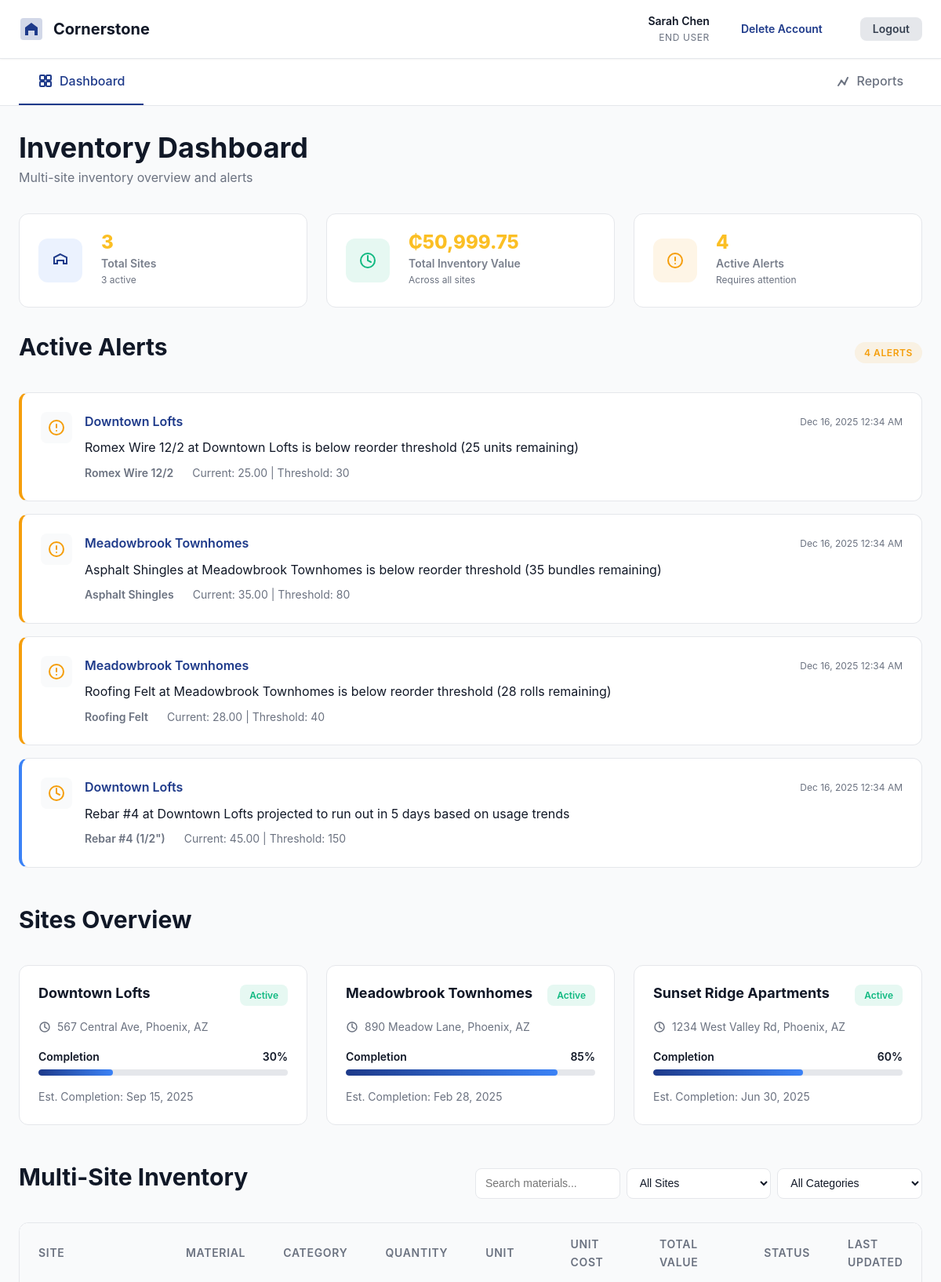
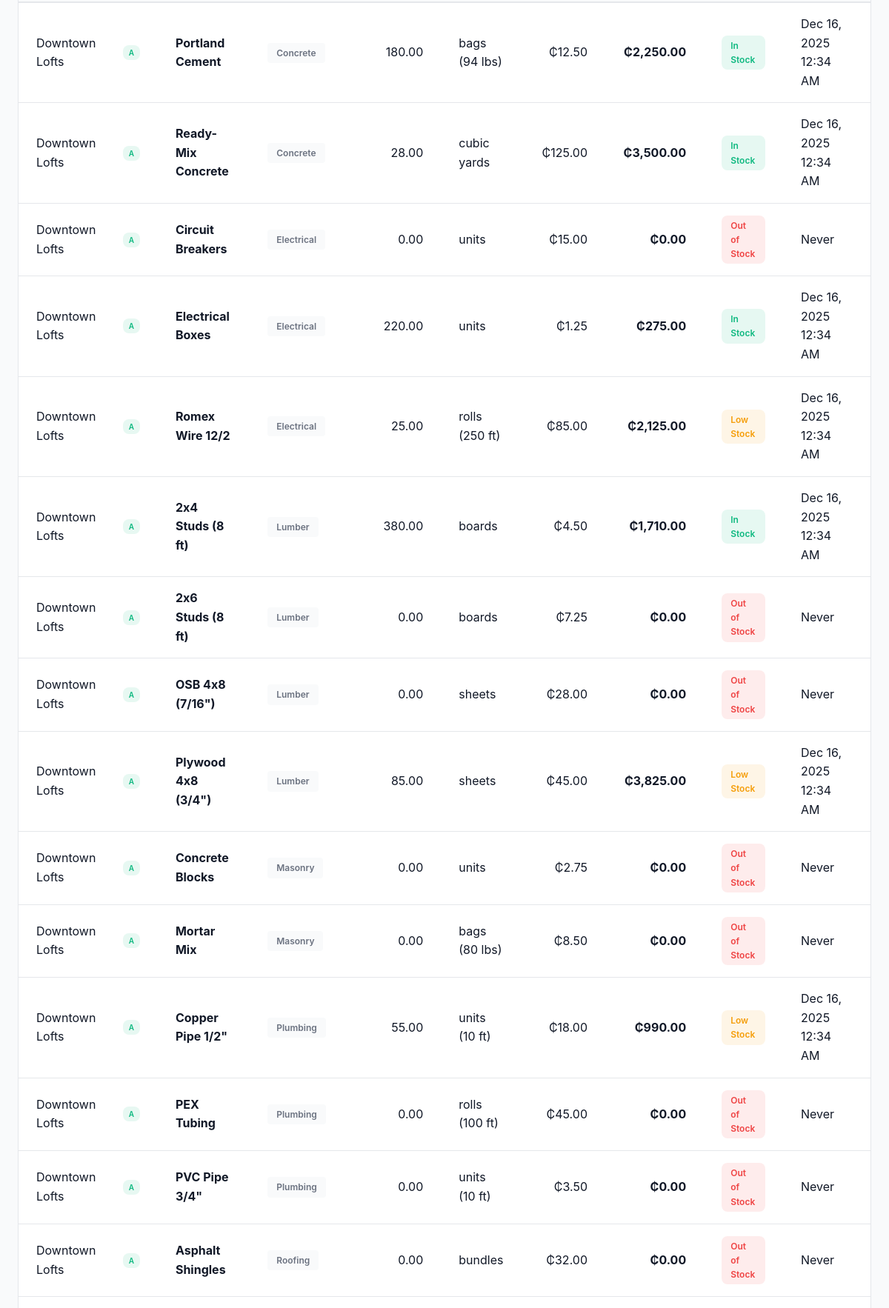
The app's page /dashboard.php (signed in, upper part) with its own data (2 pictures, top to bottom).
### tables this page shows
CREATE TABLE IF NOT EXISTS alerts (
    id INT AUTO_INCREMENT PRIMARY KEY,
    site_id INT NOT NULL,
    material_id INT NOT NULL,
    alert_type ENUM('low_stock', 'predictive_reorder', 'excess_stock') NOT NULL,
    message TEXT NOT NULL,
    is_resolved BOOLEAN DEFAULT FALSE,
    created_at TIMESTAMP DEFAULT CURRENT_TIMESTAMP,
    FOREIGN KEY (site_id) REFERENCES sites(id) ON DELETE CASCADE,
    FOREIGN KEY (material_id) REFERENCES materials(id) ON DELETE CASCADE,
    INDEX idx_is_resolved (is_resolved),
    INDEX idx_alert_type (alert_type),
    INDEX idx_site_id (site_id)
);

CREATE TABLE IF NOT EXISTS sites (
    id INT AUTO_INCREMENT PRIMARY KEY,
    site_name VARCHAR(100) NOT NULL,
    location VARCHAR(255) NOT NULL,
    status ENUM('active', 'inactive', 'finished', 'halted_insufficient_materials') NOT NULL DEFAULT 'active',
    completion_percentage DECIMAL(5,2) DEFAULT 0.00,
    start_date DATE NOT NULL,
    estimated_completion DATE,
    created_at TIMESTAMP DEFAULT CURRENT_TIMESTAMP,
    INDEX idx_status (status),
    INDEX idx_site_name (site_name)
);

CREATE TABLE IF NOT EXISTS materials (
    id INT AUTO_INCREMENT PRIMARY KEY,
    material_name VARCHAR(100) NOT NULL,
    unit_of_measure VARCHAR(20) NOT NULL,
    unit_cost DECIMAL(10,2) NOT NULL,
    reorder_threshold INT NOT NULL DEFAULT 50,
    category VARCHAR(50) NOT NULL,
    created_at TIMESTAMP DEFAULT CURRENT_TIMESTAMP,
    INDEX idx_category (category),
    INDEX idx_material_name (material_name)
);

CREATE TABLE IF NOT EXISTS inventory (
    id INT AUTO_INCREMENT PRIMARY KEY,
    site_id INT NOT NULL,
    material_id INT NOT NULL,
    quantity DECIMAL(10,2) NOT NULL DEFAULT 0.00,
    last_updated TIMESTAMP DEFAULT CURRENT_TIMESTAMP ON UPDATE CURRENT_TIMESTAMP,
    FOREIGN KEY (site_id) REFERENCES sites(id) ON DELETE CASCADE,
    FOREIGN KEY (material_id) REFERENCES materials(id) ON DELETE CASCADE,
    UNIQUE KEY unique_site_material (site_id, material_id),
    INDEX idx_site_id (site_id),
    INDEX idx_material_id (material_id)
);

### dashboard.php (the view, shortened to what the rows shown need)
<?php
require_once 'config.php';
require_once 'db.php';
$sites = Database::fetchAll("
    SELECT id, site_name, location, status, completion_percentage, estimated_completion
    FROM sites
    ORDER BY site_name ASC
");
$inventory_summary = Database::fetchAll("
    SELECT
        s.id AS site_id,
        s.site_name,
        s.status AS site_status,
        m.id AS material_id,
        m.material_name,
        m.category,
        m.unit_of_measure,
        m.unit_cost,
        m.reorder_threshold,
        COALESCE(i.quantity, 0) AS quantity,
        i.last_updated,
        (COALESCE(i.quantity, 0) * m.unit_cost) AS total_value
    FROM sites s
    CROSS JOIN materials m
    LEFT JOIN inventory i ON s.id = i.site_id AND m.id = i.material_id
    ORDER BY s.site_name, m.category, m.material_name
");
$alerts = Database::fetchAll("
    SELECT
        a.id,
        a.alert_type,
        a.message,
        a.created_at,
        s.site_name,
        m.material_name,
        COALESCE(i.quantity, 0) AS current_quantity,
        m.reorder_threshold
    FROM alerts a
    JOIN sites s ON a.site_id = s.id
    JOIN materials m ON a.material_id = m.id
    LEFT JOIN inventory i ON a.site_id = i.site_id AND a.material_id = i.material_id
    WHERE a.is_resolved = FALSE
    ORDER BY a.created_at DESC
");
?>
<!DOCTYPE html>
<html lang="en">
<head>
    <link rel="stylesheet" href="style.css">
</head>
<body class="app-page">
    <main class="app-main">
        <div class="container-fluid">
            <div class="page-header">
                <h1>Inventory Dashboard</h1>
            </div>
            <?php if (count($alerts) > 0): ?>
            <div class="section">
                <div class="section-header">
                    <h2>Active Alerts</h2>
                </div>
                <div class="alerts-container">
                    <?php foreach ($alerts as $alert): ?>
                        <div class="alert-card alert-<?php echo sanitize_output($alert['alert_type']); ?>">
                            <div class="alert-icon">
                                <?php if ($alert['alert_type'] === 'low_stock'): ?>
                                    <svg width="24" height="24" viewBox="0 0 24 24" fill="none">
                                        <path d="M12 8V12M12 16H12.01" stroke="currentColor" stroke-width="2" stroke-linecap="round"/>
                                        <circle cx="12" cy="12" r="9" stroke="currentColor" stroke-width="2"/>
                                    </svg>
                                <?php elseif ($alert['alert_type'] === 'predictive_reorder'): ?>
                                    <svg width="24" height="24" viewBox="0 0 24 24" fill="none">
                                        <circle cx="12" cy="12" r="9" stroke="currentColor" stroke-width="2"/>
                                        <path d="M12 6V12L16 14" stroke="currentColor" stroke-width="2" stroke-linecap="round"/>
                                    </svg>
                                <?php else: ?>
                                    <svg width="24" height="24" viewBox="0 0 24 24" fill="none">
                                        <path d="M12 4L4 8V16H8V12H16V16H20V8L12 4Z" stroke="currentColor" stroke-width="2"/>
                                    </svg>
                                <?php endif; ?>
                            </div>
                            <div class="alert-content">
                                <div class="alert-header">
                                    <span class="alert-site"><?php echo sanitize_output($alert['site_name']); ?></span>
                                    <span class="alert-time"><?php echo format_datetime($alert['created_at']); ?></span>
                                </div>
                                <div class="alert-message"><?php echo sanitize_output($alert['message']); ?></div>
                                <div class="alert-details">
                                    <span class="alert-material"><?php echo sanitize_output($alert['material_name']); ?></span>
                                    <span class="alert-quantity">Current: <?php echo number_format($alert['current_quantity'], 2); ?> | Threshold: <?php echo $alert['reorder_threshold']; ?></span>
                                </div>
                            </div>
                        </div>
                    <?php endforeach; ?>
                </div>
            </div>
            <?php endif; ?>
            <div class="section">
                <div class="section-header">
                    <h2>Sites Overview</h2>
                </div>
                <div class="sites-grid">
                    <?php foreach ($sites as $site): ?>
                        <div class="site-card">
                            <div class="site-card-header">
                                <h3><?php echo sanitize_output($site['site_name']); ?></h3>
                                <span class="status-badge status-<?php echo sanitize_output($site['status']); ?>">
                                    <?php echo sanitize_output(ucfirst(str_replace('_', ' ', $site['status']))); ?>
                                </span>
                            </div>
                            <div class="site-card-body">
                                <div class="site-info">
                                    <svg width="16" height="16" viewBox="0 0 16 16" fill="none">
                                        <path d="M8 14C11.3137 14 14 11.3137 14 8C14 4.68629 11.3137 2 8 2C4.68629 2 2 4.68629 2 8C2 11.3137 4.68629 14 8 14Z" stroke="currentColor" stroke-width="1.5"/>
                                        <path d="M8 4V8L11 10" stroke="currentColor" stroke-width="1.5" stroke-linecap="round"/>
                                    </svg>
                                    <span><?php echo sanitize_output($site['location']); ?></span>
                                </div>
                                <div class="site-progress">
                                    <div class="progress-label">
                                        <span>Completion</span>
                                        <span><?php echo number_format($site['completion_percentage'], 0); ?>%</span>
                                    </div>
                                    <div class="progress-bar">
                                        <div class="progress-fill" style="width: <?php echo $site['completion_percentage']; ?>%"></div>
                                    </div>
                                </div>
                                <?php if ($site['estimated_completion']): ?>
                                <div class="site-date">
                                    Est. Completion: <?php echo format_date($site['estimated_completion']); ?>
                                </div>
                                <?php endif; ?>
                            </div>
                        </div>
                    <?php endforeach; ?>
                </div>
            </div>
            <div class="section">
                <div class="section-header">
                    <h2>Multi-Site Inventory</h2>
                </div>
                <div class="table-container">
                    <table class="data-table" id="inventory-table">
                        <thead>
                            <tr>
                                <th>Site</th>
                                <th>Material</th>
                                <th>Category</th>
                                <th class="text-right">Quantity</th>
                                <th>Unit</th>
                                <th class="text-right">Unit Cost</th>
                                <th class="text-right">Total Value</th>
                                <th>Status</th>
                                <th>Last Updated</th>
                            </tr>
                        </thead>
                        <tbody>
                            <?php foreach ($inventory_summary as $item): ?>
                                <tr data-site-id="<?php echo $item['site_id']; ?>" data-category="<?php echo sanitize_output($item['category']); ?>">
                                    <td>
                                        <div class="table-cell-site">
                                            <?php echo sanitize_output($item['site_name']); ?>
                                            <span class="status-badge status-<?php echo sanitize_output($item['site_status']); ?> status-small">
                                                <?php echo sanitize_output(substr($item['site_status'], 0, 1)); ?>
                                            </span>
                                        </div>
                                    </td>
                                    <td><strong><?php echo sanitize_output($item['material_name']); ?></strong></td>
                                    <td><span class="category-badge"><?php echo sanitize_output($item['category']); ?></span></td>
                                    <td class="text-right"><?php echo number_format($item['quantity'], 2); ?></td>
                                    <td><?php echo sanitize_output($item['unit_of_measure']); ?></td>
                                    <td class="text-right"><?php echo format_currency($item['unit_cost']); ?></td>
                                    <td class="text-right"><strong><?php echo format_currency($item['total_value']); ?></strong></td>
                                    <td>
                                        <?php if ($item['quantity'] <= 0): ?>
                                            <span class="stock-status stock-out">Out of Stock</span>
                                        <?php elseif ($item['quantity'] < $item['reorder_threshold']): ?>
                                            <span class="stock-status stock-low">Low Stock</span>
                                        <?php else: ?>
                                            <span class="stock-status stock-ok">In Stock</span>
                                        <?php endif; ?>
                                    </td>
                                    <td><?php echo $item['last_updated'] ? format_datetime($item['last_updated']) : 'Never'; ?></td>
                                </tr>
                            <?php endforeach; ?>
                        </tbody>
                    </table>
                </div>
            </div>
        </div>
    </main>
</body>
</html>

### records on screen
alerts: alert_type "low_stock" (drawn), site.site_name "Downtown Lofts", created_at "Dec 16, 2025 12:34 AM", message "Romex Wire 12/2 at Downtown Lofts is below reorder threshold (25 units remaining)", material.material_name "Romex Wire 12/2", current_quantity "25.00", material.reorder_threshold "30"
alerts: alert_type "low_stock" (drawn), site.site_name "Meadowbrook Townhomes", created_at "Dec 16, 2025 12:34 AM", message "Asphalt Shingles at Meadowbrook Townhomes is below reorder threshold (35 bundles remaining)", material.material_name "Asphalt Shingles", current_quantity "35.00", material.reorder_threshold "80"
alerts: alert_type "low_stock" (drawn), site.site_name "Meadowbrook Townhomes", created_at "Dec 16, 2025 12:34 AM", message "Roofing Felt at Meadowbrook Townhomes is below reorder threshold (28 rolls remaining)", material.material_name "Roofing Felt", current_quantity "28.00", material.reorder_threshold "40"
alerts: site.site_name "Downtown Lofts", created_at "Dec 16, 2025 12:34 AM", message "Rebar #4 at Downtown Lofts projected to run out in 5 days based on usage trends", material.material_name "Rebar #4 (1/2\")", current_quantity "45.00", material.reorder_threshold "150"
sites: site_name "Downtown Lofts", status "Active", location "567 Central Ave, Phoenix, AZ", completion_percentage "30", estimated_completion "Sep 15, 2025", status "A", materials.material_name "Circuit Breakers", materials.category "Electrical", quantity "0.00", materials.unit_of_measure "units", materials.unit_cost "₵15.00", total_value "₵0.00", shows "Out of Stock", shows "Never", materials.material_name "2x6 Studs (8 ft)", materials.category "Lumber", materials.unit_of_measure "boards", materials.unit_cost "₵7.25", materials.material_name "OSB 4x8 (7/16\")", materials.unit_of_measure "sheets", materials.unit_cost "₵28.00", materials.material_name "Concrete Blocks", materials.category "Masonry", materials.unit_cost "₵2.75", materials.material_name "Mortar Mix", materials.unit_of_measure "bags (80 lbs)", materials.unit_cost "₵8.50", materials.material_name "PEX Tubing", materials.category "Plumbing", materials.unit_of_measure "rolls (100 ft)", materials.unit_cost "₵45.00", materials.material_name "PVC Pipe 3/4\"", materials.unit_of_measure "units (10 ft)", materials.unit_cost "₵3.50", materials.material_name "Asphalt Shingles", materials.category "Roofing", materials.unit_of_measure "bundles", materials.unit_cost "₵32.00"
sites: site_name "Meadowbrook Townhomes", status "Active", location "890 Meadow Lane, Phoenix, AZ", completion_percentage "85", estimated_completion "Feb 28, 2025"
sites: site_name "Sunset Ridge Apartments", status "Active", location "1234 West Valley Rd, Phoenix, AZ", completion_percentage "60", estimated_completion "Jun 30, 2025"
inventory: site.site_name "Downtown Lofts", site.status "A", material.material_name "Portland Cement", material.category "Concrete", quantity "180.00", material.unit_of_measure "bags (94 lbs)", material.unit_cost "₵12.50", total_value "₵2,250.00", shows "In Stock", last_updated "Dec 16, 2025 12:34 AM"
inventory: site.site_name "Downtown Lofts", site.status "A", material.material_name "Ready-Mix Concrete", material.category "Concrete", quantity "28.00", material.unit_of_measure "cubic yards", material.unit_cost "₵125.00", total_value "₵3,500.00", shows "In Stock", last_updated "Dec 16, 2025 12:34 AM"
inventory: site.site_name "Downtown Lofts", site.status "A", material.material_name "Electrical Boxes", material.category "Electrical", quantity "220.00", material.unit_of_measure "units", material.unit_cost "₵1.25", total_value "₵275.00", shows "In Stock", last_updated "Dec 16, 2025 12:34 AM"
inventory: site.site_name "Downtown Lofts", site.status "A", material.material_name "Romex Wire 12/2", material.category "Electrical", quantity "25.00", material.unit_of_measure "rolls (250 ft)", material.unit_cost "₵85.00", total_value "₵2,125.00", shows "Low Stock", last_updated "Dec 16, 2025 12:34 AM"
inventory: site.site_name "Downtown Lofts", site.status "A", material.material_name "2x4 Studs (8 ft)", material.category "Lumber", quantity "380.00", material.unit_of_measure "boards", material.unit_cost "₵4.50", total_value "₵1,710.00", shows "In Stock", last_updated "Dec 16, 2025 12:34 AM"
inventory: site.site_name "Downtown Lofts", site.status "A", material.material_name "Plywood 4x8 (3/4\")", material.category "Lumber", quantity "85.00", material.unit_of_measure "sheets", material.unit_cost "₵45.00", total_value "₵3,825.00", shows "Low Stock", last_updated "Dec 16, 2025 12:34 AM"
inventory: site.site_name "Downtown Lofts", site.status "A", material.material_name "Copper Pipe 1/2\"", material.category "Plumbing", quantity "55.00", material.unit_of_measure "units (10 ft)", material.unit_cost "₵18.00", total_value "₵990.00", shows "Low Stock", last_updated "Dec 16, 2025 12:34 AM"

### other values on screen
sanitize_output($user_name) "Sarah Chen"
sanitize_output(ucfirst(str_replace('_', ' ', $user_role))) "END USER"
$total_sites "3"
$active_sites "3"
format_currency($total_inventory_value) "₵50,999.75"
$total_alerts "4"
count($alerts) "4"
